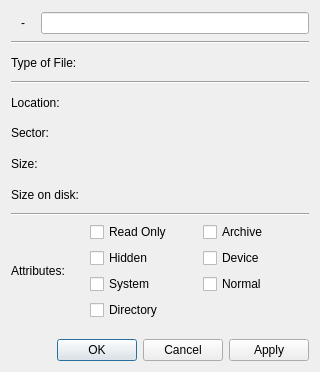
<?xml version="1.0" encoding="UTF-8"?>
<ui version="4.0">
 <class>SvodFileInfoDialog</class>
 <widget class="QDialog" name="SvodFileInfoDialog">
  <property name="geometry">
   <rect>
    <x>0</x>
    <y>0</y>
    <width>320</width>
    <height>372</height>
   </rect>
  </property>
  <property name="minimumSize">
   <size>
    <width>302</width>
    <height>372</height>
   </size>
  </property>
  <property name="windowTitle">
   <string>Dialog</string>
  </property>
  <layout class="QVBoxLayout" name="verticalLayout_2">
   <item>
    <layout class="QVBoxLayout" name="verticalLayout" stretch="0,0,1,0,1,1,1,1,0,1,0,0">
     <item>
      <layout class="QHBoxLayout" name="horizontalLayout">
       <item>
        <widget class="QLabel" name="imgIcon">
         <property name="minimumSize">
          <size>
           <width>24</width>
           <height>24</height>
          </size>
         </property>
         <property name="maximumSize">
          <size>
           <width>24</width>
           <height>24</height>
          </size>
         </property>
         <property name="text">
          <string>-</string>
         </property>
         <property name="scaledContents">
          <bool>true</bool>
         </property>
         <property name="alignment">
          <set>Qt::AlignCenter</set>
         </property>
        </widget>
       </item>
       <item>
        <widget class="QLineEdit" name="txtName">
         <property name="readOnly">
          <bool>true</bool>
         </property>
        </widget>
       </item>
      </layout>
     </item>
     <item>
      <widget class="Line" name="line">
       <property name="orientation">
        <enum>Qt::Horizontal</enum>
       </property>
      </widget>
     </item>
     <item>
      <layout class="QHBoxLayout" name="horizontalLayout_7">
       <item>
        <widget class="QLabel" name="label_5">
         <property name="text">
          <string>Type of File:</string>
         </property>
        </widget>
       </item>
       <item>
        <widget class="QLabel" name="lblTypeOfFile">
         <property name="text">
          <string/>
         </property>
         <property name="textInteractionFlags">
          <set>Qt::LinksAccessibleByKeyboard|Qt::LinksAccessibleByMouse|Qt::TextBrowserInteraction|Qt::TextSelectableByKeyboard|Qt::TextSelectableByMouse</set>
         </property>
        </widget>
       </item>
      </layout>
     </item>
     <item>
      <widget class="Line" name="line_3">
       <property name="orientation">
        <enum>Qt::Horizontal</enum>
       </property>
      </widget>
     </item>
     <item>
      <layout class="QHBoxLayout" name="horizontalLayout_2">
       <item>
        <widget class="QLabel" name="label">
         <property name="text">
          <string>Location:</string>
         </property>
        </widget>
       </item>
       <item>
        <widget class="QLabel" name="lblLocation">
         <property name="text">
          <string/>
         </property>
         <property name="textInteractionFlags">
          <set>Qt::LinksAccessibleByKeyboard|Qt::LinksAccessibleByMouse|Qt::TextBrowserInteraction|Qt::TextSelectableByKeyboard|Qt::TextSelectableByMouse</set>
         </property>
        </widget>
       </item>
      </layout>
     </item>
     <item>
      <layout class="QHBoxLayout" name="horizontalLayout_8">
       <item>
        <widget class="QLabel" name="label_6">
         <property name="text">
          <string>Sector: </string>
         </property>
        </widget>
       </item>
       <item>
        <widget class="QLabel" name="lblSector">
         <property name="text">
          <string/>
         </property>
         <property name="textInteractionFlags">
          <set>Qt::LinksAccessibleByKeyboard|Qt::LinksAccessibleByMouse|Qt::TextBrowserInteraction|Qt::TextSelectableByKeyboard|Qt::TextSelectableByMouse</set>
         </property>
        </widget>
       </item>
      </layout>
     </item>
     <item>
      <layout class="QHBoxLayout" name="horizontalLayout_3">
       <item>
        <widget class="QLabel" name="label_2">
         <property name="text">
          <string>Size:</string>
         </property>
        </widget>
       </item>
       <item>
        <widget class="QLabel" name="lblSize">
         <property name="text">
          <string/>
         </property>
         <property name="textInteractionFlags">
          <set>Qt::LinksAccessibleByKeyboard|Qt::LinksAccessibleByMouse|Qt::TextBrowserInteraction|Qt::TextSelectableByKeyboard|Qt::TextSelectableByMouse</set>
         </property>
        </widget>
       </item>
      </layout>
     </item>
     <item>
      <layout class="QHBoxLayout" name="horizontalLayout_4">
       <item>
        <widget class="QLabel" name="label_3">
         <property name="text">
          <string>Size on disk:</string>
         </property>
        </widget>
       </item>
       <item>
        <widget class="QLabel" name="lblSizeOnDisk">
         <property name="text">
          <string/>
         </property>
         <property name="textInteractionFlags">
          <set>Qt::LinksAccessibleByKeyboard|Qt::LinksAccessibleByMouse|Qt::TextBrowserInteraction|Qt::TextSelectableByKeyboard|Qt::TextSelectableByMouse</set>
         </property>
        </widget>
       </item>
      </layout>
     </item>
     <item>
      <widget class="Line" name="line_2">
       <property name="orientation">
        <enum>Qt::Horizontal</enum>
       </property>
      </widget>
     </item>
     <item>
      <layout class="QHBoxLayout" name="horizontalLayout_5" stretch="1,3">
       <item>
        <widget class="QLabel" name="label_4">
         <property name="text">
          <string>Attributes:</string>
         </property>
        </widget>
       </item>
       <item>
        <layout class="QGridLayout" name="gridLayout">
         <item row="0" column="0">
          <widget class="QCheckBox" name="chReadOnly">
           <property name="text">
            <string>Read Only</string>
           </property>
          </widget>
         </item>
         <item row="0" column="1">
          <widget class="QCheckBox" name="chArchive">
           <property name="text">
            <string>Archive</string>
           </property>
          </widget>
         </item>
         <item row="1" column="0">
          <widget class="QCheckBox" name="chHidden">
           <property name="text">
            <string>Hidden</string>
           </property>
          </widget>
         </item>
         <item row="1" column="1">
          <widget class="QCheckBox" name="chDevice">
           <property name="text">
            <string>Device</string>
           </property>
          </widget>
         </item>
         <item row="2" column="0">
          <widget class="QCheckBox" name="chSystem">
           <property name="text">
            <string>System</string>
           </property>
          </widget>
         </item>
         <item row="2" column="1">
          <widget class="QCheckBox" name="chNormal">
           <property name="text">
            <string>Normal</string>
           </property>
          </widget>
         </item>
         <item row="3" column="0">
          <widget class="QCheckBox" name="chDirectory">
           <property name="text">
            <string>Directory</string>
           </property>
          </widget>
         </item>
        </layout>
       </item>
      </layout>
     </item>
     <item>
      <spacer name="verticalSpacer">
       <property name="orientation">
        <enum>Qt::Vertical</enum>
       </property>
       <property name="sizeHint" stdset="0">
        <size>
         <width>279</width>
         <height>13</height>
        </size>
       </property>
      </spacer>
     </item>
     <item>
      <layout class="QHBoxLayout" name="horizontalLayout_6">
       <item>
        <spacer name="horizontalSpacer">
         <property name="orientation">
          <enum>Qt::Horizontal</enum>
         </property>
         <property name="sizeHint" stdset="0">
          <size>
           <width>40</width>
           <height>20</height>
          </size>
         </property>
        </spacer>
       </item>
       <item>
        <widget class="QPushButton" name="pushButton">
         <property name="text">
          <string>OK</string>
         </property>
        </widget>
       </item>
       <item>
        <widget class="QPushButton" name="pushButton_2">
         <property name="text">
          <string>Cancel</string>
         </property>
        </widget>
       </item>
       <item>
        <widget class="QPushButton" name="pushButton_3">
         <property name="text">
          <string>Apply</string>
         </property>
        </widget>
       </item>
      </layout>
     </item>
    </layout>
   </item>
  </layout>
 </widget>
 <resources/>
 <connections/>
</ui>
